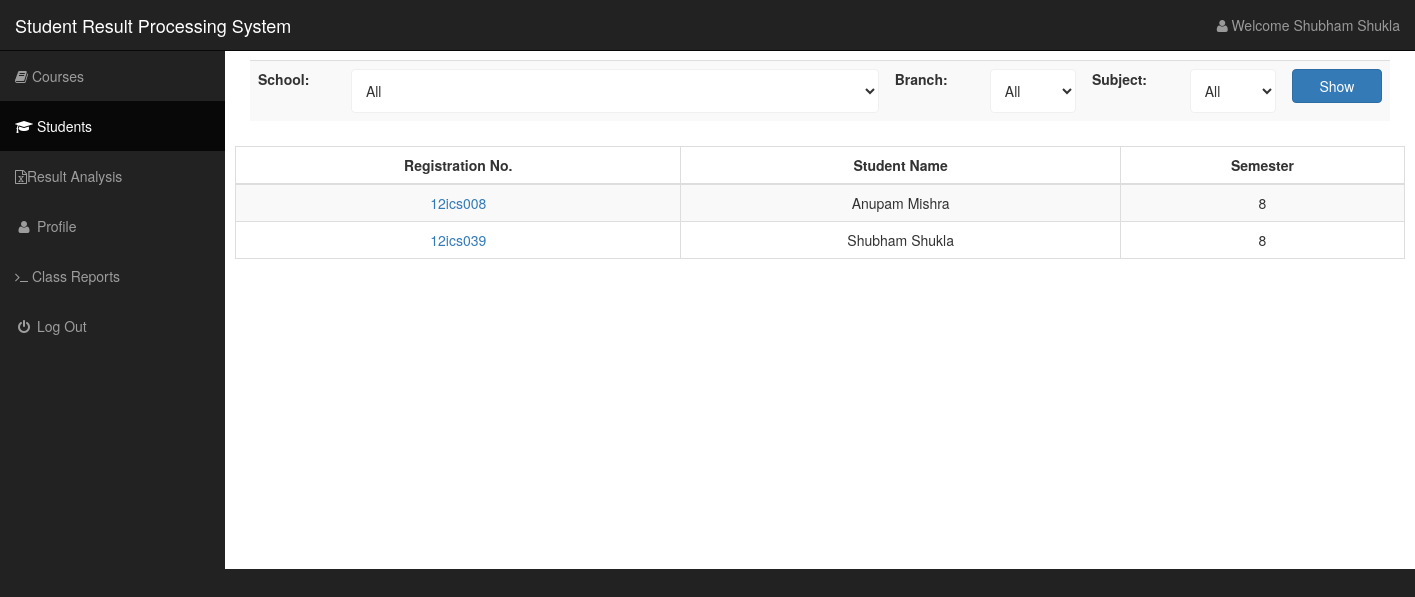
Before: /views/student.php (signed in) with the older database file.
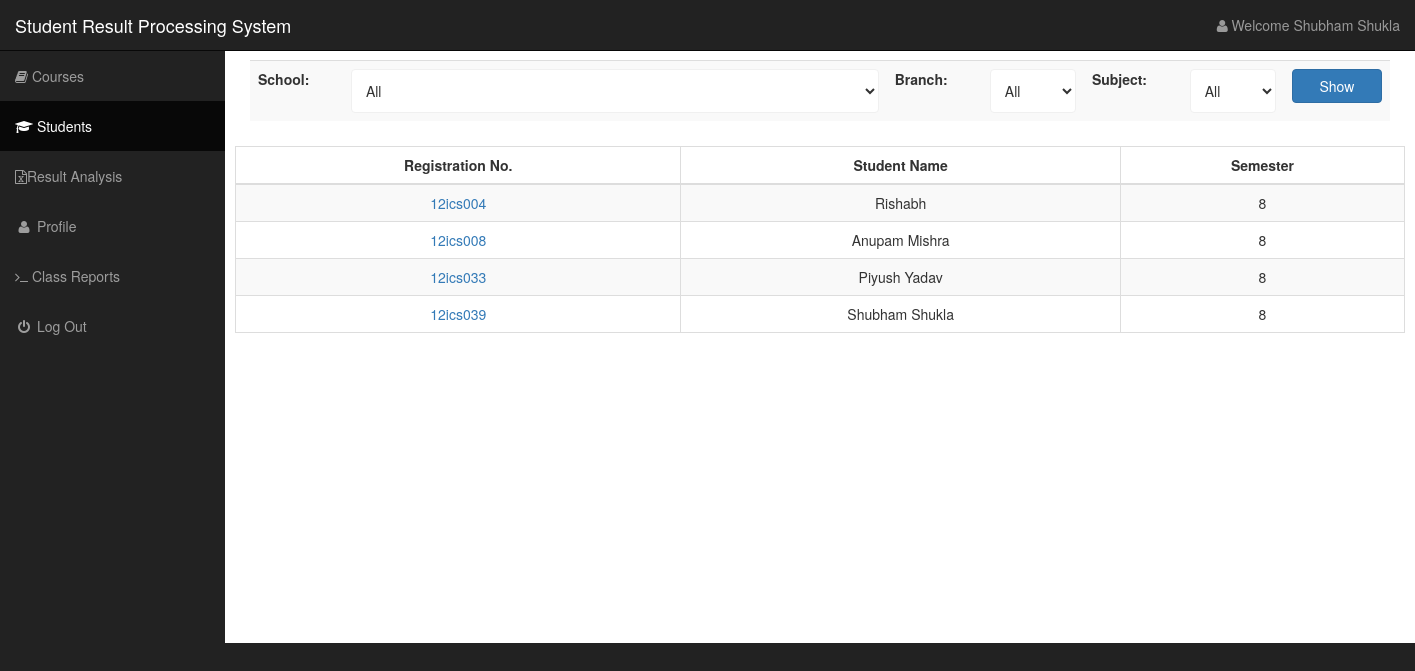
After: the same page with the newer database file.
### tables this page shows
CREATE TABLE IF NOT EXISTS `student` (
  `regNo` varchar(10) NOT NULL,
  `stuFirstName` text NOT NULL,
  `stuLastName` text NOT NULL,
  `college` varchar(20) NOT NULL,
  `branch` varchar(20) NOT NULL,
  `semester` int(3) NOT NULL,
  PRIMARY KEY (`regNo`)
);

### views/student.php (the view, shortened to what the changed rows need)
<!DOCTYPE html>
<html lang="en">
<head>
    <link href="http://localhost/studentMarks/sideBar/css/bootstrap.min.css" rel="stylesheet">
    <link href="http://localhost/studentMarks/sideBar/css/sb-admin.css" rel="stylesheet">
    <link href="http://localhost/studentMarks/sideBar/css/plugins/morris.css" rel="stylesheet">
    <link href="http://localhost/studentMarks/sideBar/font-awesome/css/font-awesome.min.css" rel="stylesheet" type="text/css">
</head>
<body>
    <div id="wrapper">
        <div id="page-wrapper">
            <div id="container-fluid">
    <table class="table table-bordered table-hover table-striped">
        <thead>
            <tr>
              <th>Registration No.</th>
              <th>Student Name</th>
              <th> Semester</th>
            </tr>
        </thead>
        <tbody>
        <?php
			if(isset($_GET['school']))
			 $school = $_GET['school'];
			 else $school = '';
             $sqlTable = "SELECT regNo,stuFirstName,stuLastName,semester FROM student where college like '%$school%' ";
             global $link;
                $resultTable = $link -> query($sqlTable);
              if (mysqli_num_rows($resultTable) > 0) {
               while($row2 = mysqli_fetch_array($resultTable)) {
                $reg= $row2['regNo'];
                $sfname =$row2['stuFirstName'];
                $slname = $row2['stuLastName'];
				$semester = $row2['semester'];
               echo "<tr>";
         echo "<td>"."<center>".'<a href="http://localhost/studentMarks/views/studentView.php?reg=' . $reg . '">'.$reg.'</a>'."</center>"."</td>";
        echo "<td>"."<center>".$sfname." ".$slname."</center>"."</td>";
		 echo "<td>"."<center>".$semester."</center>"."</td>";
        echo "</tr>";
    }
}else {
	echo "<tr>";
    echo "<td>"."<center>"."No rows found!"."</center>"."</td>";
	echo "</tr>";
}
?>
        </tbody>
    </table>
    <br>
    <br>
    <br>
    <br>
    <br>
    <br>
    <br>
    <br>
    <br>
    <br>
    <br>
    <br>
    <br>
    <br>
            </div>
        </div>
    </div>
</body>
</html>

Changed rows visible on the page:
added student: regNo "12ics004", stuFirstName "Rishabh", semester "8"
added student: regNo "12ics033", stuFirstName "Piyush", stuLastName "Yadav", semester "8"
